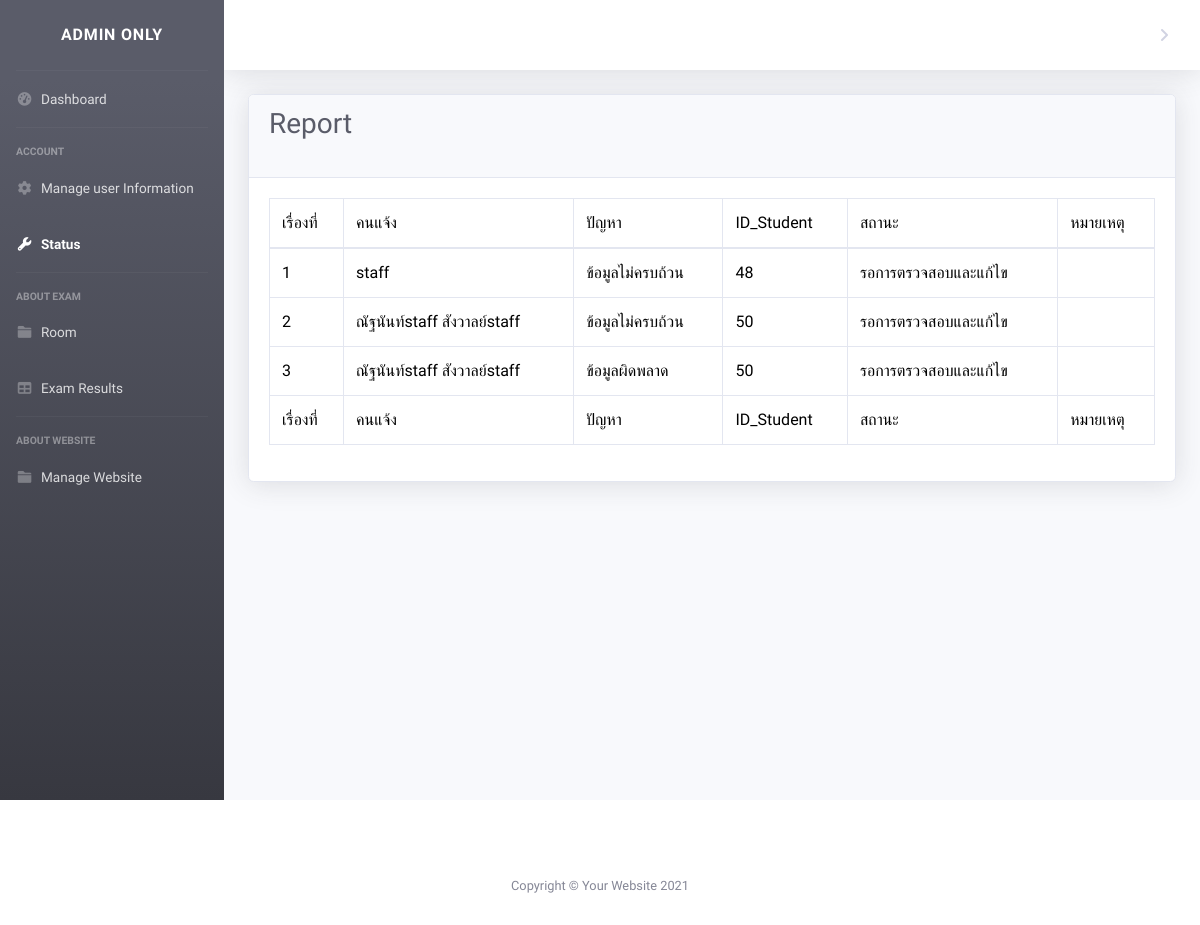
The page /status.php on the database its author committed.
### tables this page shows
CREATE TABLE `tb_status` (
  `id_status` int(11) NOT NULL,
  `status_report` varchar(20) NOT NULL,
  `at_id` varchar(10) NOT NULL,
  `report_who` varchar(50) NOT NULL,
  `status_now` varchar(30) NOT NULL
);

### status.php (the view, shortened to what this page needs)
<!DOCTYPE html>
<html lang="en">
<head>
    <link rel="stylesheet" href="https://cdnjs.cloudflare.com/ajax/libs/font-awesome/6.0.0/css/all.min.css">
        <link href="https://cdn.jsdelivr.net/npm/bootstrap@5.3.2/dist/css/bootstrap.min.css" rel="stylesheet">
<link href="vendor/datatables/dataTables.bootstrap4.min.css" rel="stylesheet">
    <link href="test.css" rel="stylesheet">
   <?php
    include('connect.php');
    ?>
</head>
<body id="page-top">
    <div id="wrapper">
        <ul class="navbar-nav bg-gradient-dark sidebar sidebar-dark accordion" id="accordionSidebar">
            <a class="sidebar-brand d-flex align-items-center justify-content-center" href="adminindex.php">
                <div class="sidebar-brand-text mx-3">Admin Only</div>
            </a>
            <hr class="sidebar-divider my-0">
            <li class="nav-item">
                <a class="nav-link" href="adminindex.php">
                    <i class="fas fa-fw fa-tachometer-alt"></i>
                    <span>Dashboard</span></a>
            </li>
            <hr class="sidebar-divider d-none d-md-block">
            <div class="sidebar-heading">
                Account
            </div>
            <li class="nav-item">
                <a class="nav-link collapsed" href="manage-user.php"  data-target="#collapseTwo"
                    aria-expanded="true" aria-controls="collapseTwo">
                    <i class="fas fa-fw fa-cog"></i>
                    <span>Manage user Information</span>
                </a>
            </li>
            <li class="nav-item active">
                <a class="nav-link collapsed" href="status.php"  data-target="#collapseUtilities"
                    aria-expanded="true" aria-controls="collapseUtilities">
                    <i class="fas fa-fw fa-wrench"></i>
                    <span>Status</span>
                </a>
            </li>
            <hr class="sidebar-divider">
            <div class="sidebar-heading">
               About Exam
            </div>
            <li class="nav-item ">
                <a class="nav-link collapsed" href="make-room.php"  data-target="#collapsePages"
                    aria-expanded="true" aria-controls="collapsePages">
                    <i class="fas fa-fw fa-folder"></i>
                    <span>Room</span>
                </a>
            </li>
            <li class="nav-item">
                <a class="nav-link" href="test-result.php">
                    <i class="fas fa-fw fa-table"></i>
                    <span>Exam Results</span></a>
            </li>
            <hr class="sidebar-divider d-none d-md-block">
            <div class="sidebar-heading">
               About Website
            </div>
            <li class="nav-item">
                <a class="nav-link collapsed" href="manage-website.php"  data-target="#collapsePages"
                    aria-expanded="true" aria-controls="collapsePages">
                    <i class="fas fa-fw fa-folder"></i>
                    <span>Manage Website</span>
                </a>
        </ul>
        <div id="content-wrapper" class="d-flex flex-column">
            <div id="content">
                <nav class="navbar navbar-expand navbar-light bg-white topbar mb-4 static-top shadow">
                    <ul class="navbar-nav ml-auto">
                         <li class="nav-item dropdown arrow">
                            <a class="nav-link dropdown-toggle" href="#" id="userDropdown" role="button"
                                data-toggle="dropdown" aria-haspopup="true" aria-expanded="false">
                            </a>
                        </li>
                    </ul>
                </nav>
                <div class="container-fluid">
                <div class="card shadow mb-4">
  <div class="card-header">
   <div class="d-sm-flex align-items-center justify-content-between mb-4">
                        <h1 class="h3 mb-0 text-gray-800"> Report</h1>
</div>
  </div>
  <div class="card-body">
  <div class="table-responsive">
<table class="table table-bordered" id="dataTable" width="100%" cellspacing="0">
    <thead>
        <tr>
            <th>เรื่องที่ </th>
            <th>คนแจ้ง</th>
            <th>ปัญหา</th>
            <th>ID_Student</th>
            <th>สถานะ</th>
            <th>หมายเหตุ</th>
        </tr>
</thead>
            <tfoot>
                <tr>
                <th>เรื่องที่ </th>
            <th>คนแจ้ง</th>
            <th>ปัญหา</th>
            <th>ID_Student</th>
            <th>สถานะ</th>
            <th>หมายเหตุ</th>
</tr>
</tfoot>
            <?php
             $n=1;
             $sql = "SELECT * FROM tb_status";
             $stmt = $conn->prepare($sql);
             $stmt->execute();
             $result = $stmt->get_result();
        while ($row= $result->fetch_assoc()) {
            $who  = $row['report_who'];
            ?>
            <tr>
            <th scope="row"><?php echo $n?></th>
            <td><?php echo $who ; ?></td>
            <td><?php echo $row['status_report']; ?></td>
            <td><?php echo $row['at_id']; ?></td>
            <td><?php echo $row['status_now']; ?></td>
            <td><?php
         $n++;
              ?>
    </td>
    <?php }?>
</tr>
    </table>
    </div>
  </div>
 </div>
            </div>
                          </div>
                      </div>
                  </div>
    <br><br>
            <footer class="sticky-footer bg-white">
                <div class="manage-userainer my-auto">
                    <div class="copyright text-center my-auto">
                        <span>Copyright &copy; Your Website 2021</span>
                    </div>
                </div>
            </footer>
</body>
</html>

### status.php (style rules this page uses)
table { font-family: Arial, sans-serif; border-collapse: collapse; width: 100%; }
th, td { border: 1px solid #dddddd; text-align: left; padding: 8px; }
th { background-color: #CBFFF6; }
body, h1, h2, h3, h4, h5, h6, p, a, li, th, td { font-family: 'Itim', cursive; font-weight: 400; font-style: normal; }

### rows shown on the page
tb_status: report_who "staff", status_report "ข้อมูลไม่ครบถ้วน", at "48", status_now "รอการตรวจสอบและแก้ไข"
tb_status: report_who "ณัฐนันท์staff สังวาลย์staff", status_report "ข้อมูลไม่ครบถ้วน", at "50", status_now "รอการตรวจสอบและแก้ไข"
tb_status: report_who "ณัฐนันท์staff สังวาลย์staff", status_report "ข้อมูลผิดพลาด", at "50", status_now "รอการตรวจสอบและแก้ไข"
